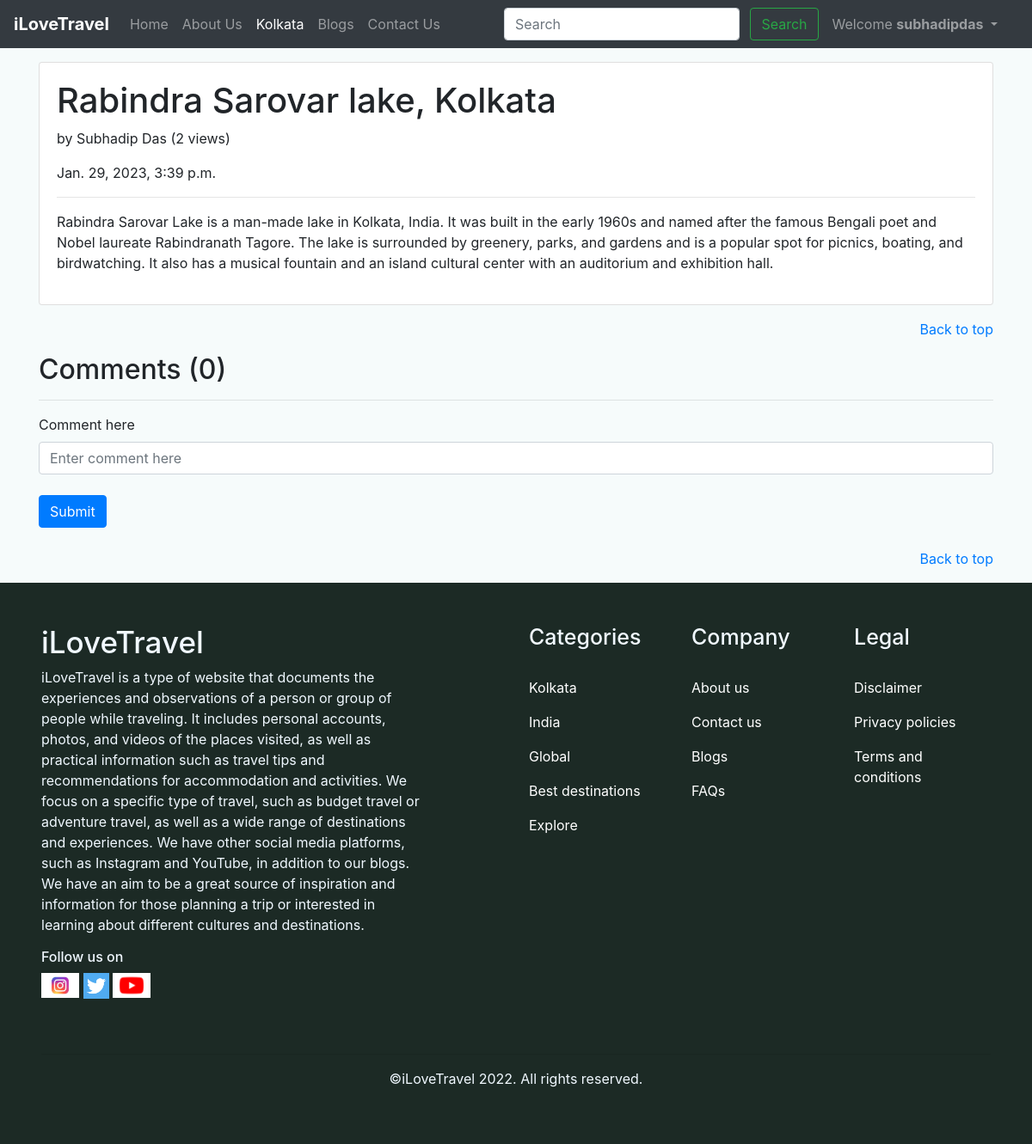
The app's page /kolkata/Rabindra Sarovar Lake, Kolkata (signed in) with its own data.
### kolkata/models.py (models this page shows, shortened)
class KolkataPost(models.Model):
    sno = models.AutoField(primary_key=True)
    title= models.CharField(max_length=122)
    content=models.TextField()
    author= models.CharField(max_length=122)
    views= models.IntegerField(default= 0)
    slug=models.CharField(max_length=130)
    timestamp = models.DateTimeField(default=now)

### kolkata/views.py (the view)
# urls.py: path("<str:slug>", views.blogpost, name='blogpost'),
def blogpost(request,slug):
    post= KolkataPost.objects.filter(slug=slug).first()
    post.views= post.views+1
    post.save()
    comments= KolkataBlogComment.objects.filter(post=post, parent=None)
    replies= KolkataBlogComment.objects.filter(post=post).exclude(parent=None)
    replyDict={}
    for reply in replies:
        if reply.parent.sno not in replyDict.keys():
            replyDict[reply.parent.sno]=[reply]
        else:
            replyDict[reply.parent.sno].append(reply)
    context={'post':post, 'comments':comments, 'user':request.user, 'replyDict':replyDict}
    return render(request, 'kolkata/blogpost.html', context)

### templates/kolkata/blogpost.html (shortened to what this page needs)
{% extends 'base.html' %}
{% block kolkataactive %}active{% endblock kolkataactive %}
{% block body %}
{% load humanize %}
{% load extras %}
<div class="container my-3">
    <div class="card">
        <div class="card-body">
            <h1>{{post.title}}</h1>
            <p>by {{post.author}}  (<span>{{post.views}} views</span>)</p>
            <p>{{post.timestamp}}</p>
            <hr>
            <p class="card-text">{{post.content|safe}}</p>
        </div>
    </div>
</div>
<div class="container my-3" style="text-align:end">
    <a href="/">Back to top</a>
</div>
<div class="container my-3">
    <h2>Comments ({{comments.count}})</h2>
    <div class="my-2">
        <hr>
        {% if user.is_authenticated %}
        <form action="/kolkata/postComment" method="post">
            <div class="form-group">
                <label for="exampleInputEmail1">Comment here</label>
                <input type="text" name="comment" class="form-control" placeholder="Enter comment here">
            </div>
            <button type="submit" class="btn btn-primary my-2">Submit</button>
        </form>
        {% else %}
        <p>Please login to post the comment.</p>
        {% endif %}
    </div>
</div>
<div class="container my-3" style="text-align:end">
    <a href="/">Back to top</a>
</div>
{% endblock body %}

### templates/base.html (shortened to what this page needs)
<!doctype html>
<html lang="en">
<head>
  <link rel="stylesheet" href="https://cdn.jsdelivr.net/npm/bootstrap@4.6.2/dist/css/bootstrap.min.css"
>
  <link rel="stylesheet" href="../static/index.css" />
</head>
<body>
  <nav class="navbar navbar-expand-lg navbar-dark bg-dark sticky-top">
    <a class="navbar-brand" href="#"><b>iLoveTravel</b></a>
    <div class="collapse navbar-collapse" id="navbarSupportedContent">
      <ul class="navbar-nav mr-auto">
        <li class="nav-item {% block homeactive %}{% endblock homeactive %}">
          <a class="nav-link" href="/">Home <span class="sr-only">(current)</span></a>
        </li>
        <li class="nav-item {% block aboutactive %}{% endblock aboutactive %}">
          <a class="nav-link" href="/about">About Us</a>
        </li>
        <li class="nav-item {% block kolkataactive %}{% endblock kolkataactive %}">
          <a class="nav-link" href="/kolkata">Kolkata</a>
        </li>
        <li class="nav-item {% block blogactive %}{% endblock blogactive %}">
          <a class="nav-link" href="/blog">Blogs</a>
        </li>
        <li class="nav-item {% block contactactive %}{% endblock contactactive %}">
          <a class="nav-link" href="/contact">Contact Us</a>
        </li>
      </ul>
      <div class="ml-auto form-inline">
        <form class="my-2 my-lg-0" method="get" action="/search">
          <input class="form-control mr-sm-2" type="search" placeholder="Search" aria-label="Search" name="query"
            id="query">
          <button class="btn btn-outline-success my-2 my-sm-0 mr-sm-2" type="submit">Search</button>
        </form>
        {% if user.is_authenticated %}
        <ul class="navbar-nav ml-auto mr-3">
          <div class="nav-item dropdown">
            <a class="nav-link dropdown-toggle" role="button" data-toggle="dropdown" aria-expanded="false" href="#">
              Welcome <b>{{request.user.username}}</b>
            </a>
          </div>
        </ul>
        {% endif %}
      </div>
    </div>
  </nav>
  {% block body %}{% endblock body %}
  <footer style="background-color:rgb(28, 42, 37);">
    <div class="mx-5 py-5" style=" color:aliceblue;">
      <div class="row">
        <div class="col-lg-5">
          <h5 style="font-size: 35px;">iLoveTravel</h5>
          <p>iLoveTravel is a type of website that documents the experiences and observations of a person or group
            of people while traveling. It includes personal accounts, photos, and videos of the places visited,
            as well as practical information such as travel tips and recommendations for accommodation and
            activities.
            We focus on a specific type of travel, such as budget travel or adventure travel, as well as a wide
            range of destinations and experiences. We have other social media platforms, such as Instagram and
            YouTube, in addition to our blogs.
            We have an aim to be a great source of inspiration and information for those planning a trip or
            interested in learning about different cultures and destinations.</p>
          <h6>Follow us on</h6>
          <a href="#"><img src="../static/img/instagrampic.jpg" alt="" style="width:44px"></a>
          <a href="#"><img src="../static/img/twitterpic.png" alt="" style="width:30px"></a>
          <a href="#"><img src="../static/img/youtubepic.png" alt="" style="width:44px"></a>
        </div>
        <div class="col-lg-1">
        </div>
        <div class="glow col-lg-6">
          <div class="row">
            <div class="glow col-lg-4">
              <h6 style="font-size: 25px;">Categories</h6>
              <br>
              <p><a href="/kolkata" style="color: white;">Kolkata</a></p>
              <p><a href="#" style="color: white;">India</a></p>
              <p><a href="#" style="color: white;">Global</a></p>
              <p><a href="#" style="color: white;">Best destinations</a></p>
              <p><a href="#" style="color: white;">Explore</a></p>
            </div>
            <div class="glow col-lg-4">
              <h6 style="font-size: 25px;">Company</h6>
              <br>
              <p><a href="/about" style="color: white;">About us</a></p>
              <p><a href="/contact" style="color: white;">Contact us</a></p>
              <p><a href="/blog" style="color: white;">Blogs</a></p>
              <p><a href="#" style="color: white;">FAQs</a></p>
            </div>
            <div class="glow col-lg-4">
              <h6 style="font-size: 25px;">Legal</h6>
              <br>
              <p><a href="#" style="color: white;">Disclaimer</a></p>
              <p><a href="#" style="color: white;">Privacy policies</a></p>
              <p><a href="#" style="color: white;">Terms and conditions</a></p>
            </div>
          </div>
        </div>
      </div>
      <br><br>
      <hr>
      <p style="text-align: center;">&copy;iLoveTravel 2022. All rights reserved.</p>
  </footer>
</body>
</html>

### static/index.css (style rules this page uses)
* { margin: 0px; padding: 0px; }
body { background-color: rgb(246, 251, 251); }
footer a { cursor: pointer; text-decoration: none; }

### records on screen
KolkataPost: title "Rabindra Sarovar lake, Kolkata", author "Subhadip Das", views "2", timestamp "Jan. 29, 2023, 3:39 p.m.", content "Rabindra Sarovar Lake is a man-made lake in Kolkata, India. It was built in the early 1960s and named after the famous Bengali poet and Nobel laureate Rabindranath Tagore. The lake is surrounded by greenery, parks, and gardens and is a popular spot for picnics, boating, and birdwatching. It also has a musical fountain and an island cultural center with an auditorium and exhibition hall."

### other values on screen
{{ request.user.username }} "subhadipdas"
{{ comments.count }} "0"
